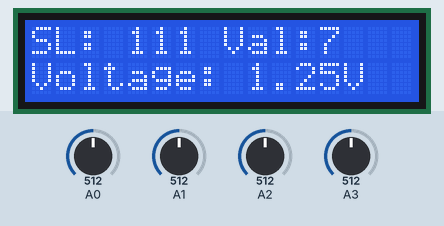
A sketch run on a simulated Arduino Uno, built with avr-gcc and run on an emulated ATmega328P. Shown: 16×2 character LCD. Inputs (shaded band) come from the test bench; at power-on: A0 = 512, A1 = 512, A2 = 512, A3 = 512.

Above: at 3.2 s.
3.3 s: A0 set to 716
At 5.2 s:
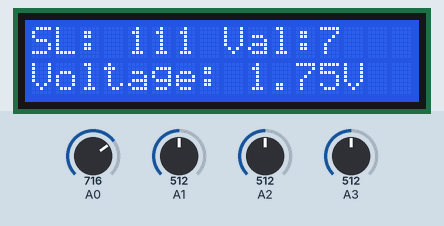
5.6 s: A1 set to 306
At 7.4 s:
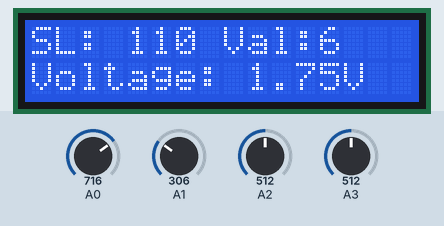
7.7 s: A2 set to 306
At 8.7 s:
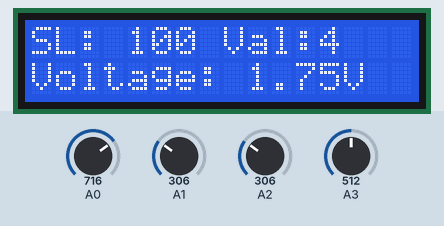
9.7 s: A3 set to 306
At 11.1 s:
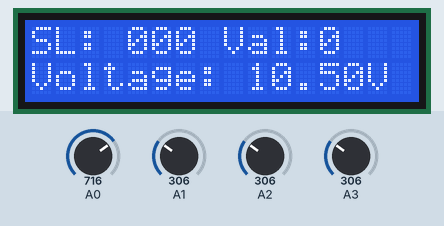
11.8 s: A0 set to 693
At 13.5 s:
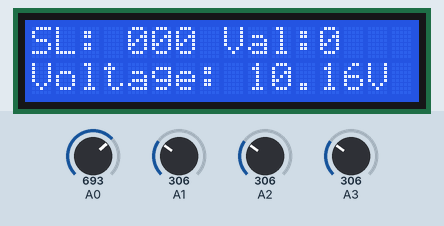
13.8 s: A0 set to 671
At 14.7 s:
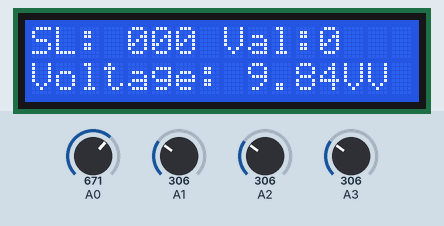
Timing chart, 0 to 16.8 s (numbered marks = the images above; inputs shaded):
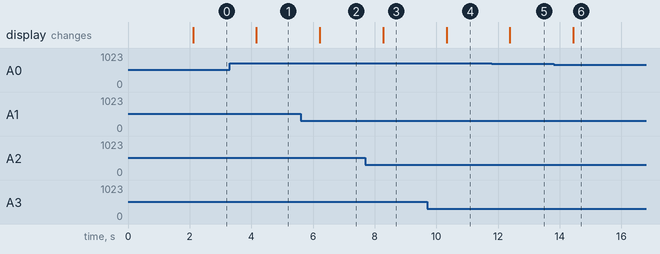

Measured:
- the behaviour switches between 682 and 681 on A0 (found by bisection; images 5 and 6)
- after the input at 3.3 s, the display: changes after 0.86 s (image 1)
- after the input at 5.6 s, the display: changes after 0.62 s (image 2)
- after the input at 7.7 s, the display: changes after 0.57 s (image 3)
- after the input at 9.7 s, the display: changes after 0.63 s (image 4)
- after the input at 11.8 s, the display: changes after 0.59 s (image 5)
- after the input at 13.8 s, the display: changes after 0.64 s (image 6)

The sketch:

sketch_nov27a.ino
```cpp
#include <Wire.h>
#include <LiquidCrystal_I2C.h>

// Initialize the LCD
LiquidCrystal_I2C lcd(0x27, 16, 2);

// Voltage measurement constants
const float VREF = 5.0;  // Arduino ADC reference voltage
const int ADC_RESOLUTION = 1023; // 10-bit ADC resolution
const float AMPERE_Conversion = 1.0; // Example value, update accordingly
const float GAIN_Voltage = 2;      // Example value, update accordingly
const float VOLTAGE_DIVIDER_MULTIPLE[8] = {6, 1, 1, 1, 1, 1, 1, 1}; // Example values

// Function to detect "on" signal
int onSignal(float signal) {
  return (signal > 2.5) ? 1 : 0; // Return 1 if signal > 2.5V, else 0
}

void setup() {
  lcd.begin(16, 2); // Initialize the LCD with 16 columns and 2 rows
  lcd.backlight();  // Turn on the LCD backlight
  lcd.print("MultiMeter Ready");
  delay(2000);
  lcd.clear();
}

void loop() {
  // Read analog pins
  int sensorValueA0 = analogRead(A0); // Read the analog pin A0
  float A1Selection = analogRead(A1) * VREF / ADC_RESOLUTION;
  float A2Selection = analogRead(A2) * VREF / ADC_RESOLUTION;
  float A3Selection = analogRead(A3) * VREF / ADC_RESOLUTION;

  // Convert selected lines into binary representation
  int selectedLine[3] = {onSignal(A3Selection), onSignal(A2Selection), onSignal(A1Selection)};
  int size = sizeof(selectedLine) / sizeof(selectedLine[0]);

  // Convert binary array to integer value
  int value = 0;
  for (int i = 0; i < size; i++) {
    value = (value << 1) | selectedLine[i]; // Shift left and add the bit
  }

  // Display selected line and value
  lcd.setCursor(0, 0);
  lcd.print("SL: ");
  lcd.print(selectedLine[0]);
  lcd.print(selectedLine[1]);
  lcd.print(selectedLine[2]);
  lcd.print(" Val:");
  lcd.print(value);
  // Calculate voltage
  float measuredVoltage = (sensorValueA0 * VREF) / ADC_RESOLUTION; // Voltage out of OP-AMP
  float inputVoltage = measuredVoltage;

  switch (value) {
    case 0:
      inputVoltage = measuredVoltage / GAIN_Voltage * VOLTAGE_DIVIDER_MULTIPLE[0];
      break;
    case 1:
      inputVoltage = measuredVoltage / GAIN_Voltage * VOLTAGE_DIVIDER_MULTIPLE[1];
      break;
    case 2:
      inputVoltage = measuredVoltage / GAIN_Voltage * VOLTAGE_DIVIDER_MULTIPLE[2];
      break;
    case 3:
      inputVoltage = measuredVoltage / GAIN_Voltage * VOLTAGE_DIVIDER_MULTIPLE[3];
      break;
    case 4:
      inputVoltage = measuredVoltage / GAIN_Voltage * VOLTAGE_DIVIDER_MULTIPLE[4];
      break;
    case 5:
      inputVoltage = measuredVoltage / GAIN_Voltage * VOLTAGE_DIVIDER_MULTIPLE[5];
      break;
    case 6:
      inputVoltage = measuredVoltage / GAIN_Voltage * VOLTAGE_DIVIDER_MULTIPLE[6];
      break;
    case 7:
      inputVoltage = measuredVoltage / GAIN_Voltage * VOLTAGE_DIVIDER_MULTIPLE[7];
      break;
    default:
      inputVoltage = measuredVoltage;
      break;
  }

  // Display calculated voltage
  lcd.setCursor(0, 1);
  lcd.print("Voltage: ");
  lcd.print(inputVoltage, 2); // Display with 2 decimal places
  lcd.print("V");

  delay(1000); // Update every second
}
```
